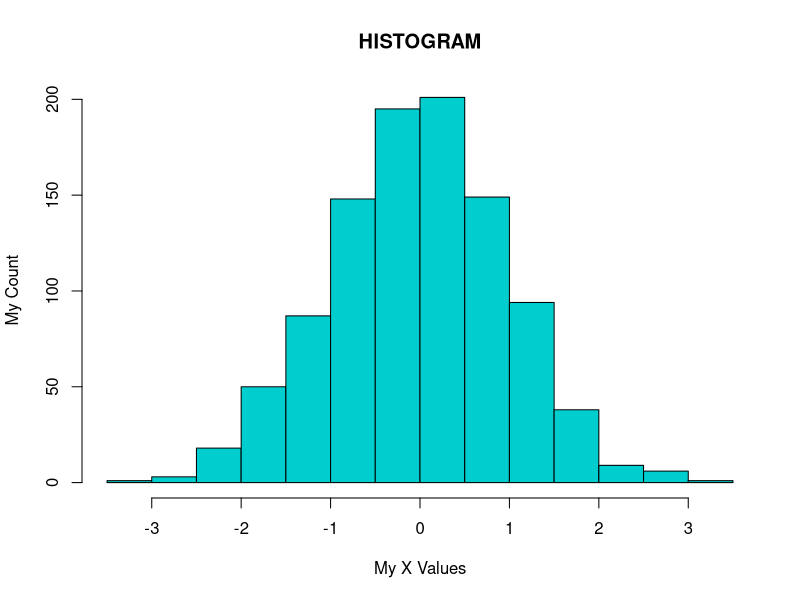
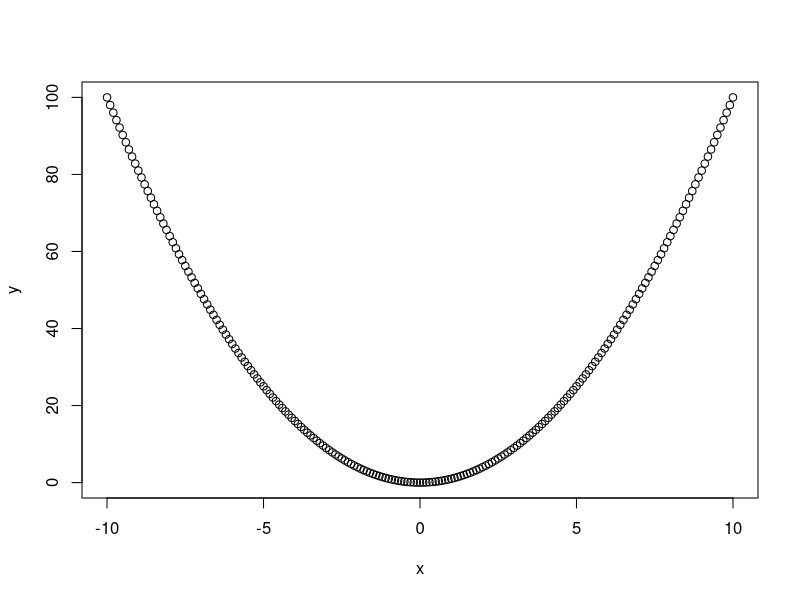
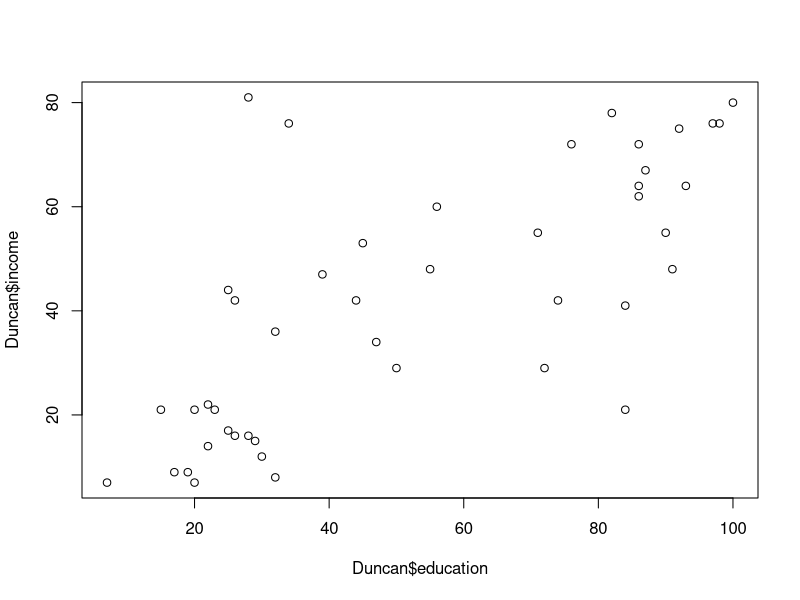
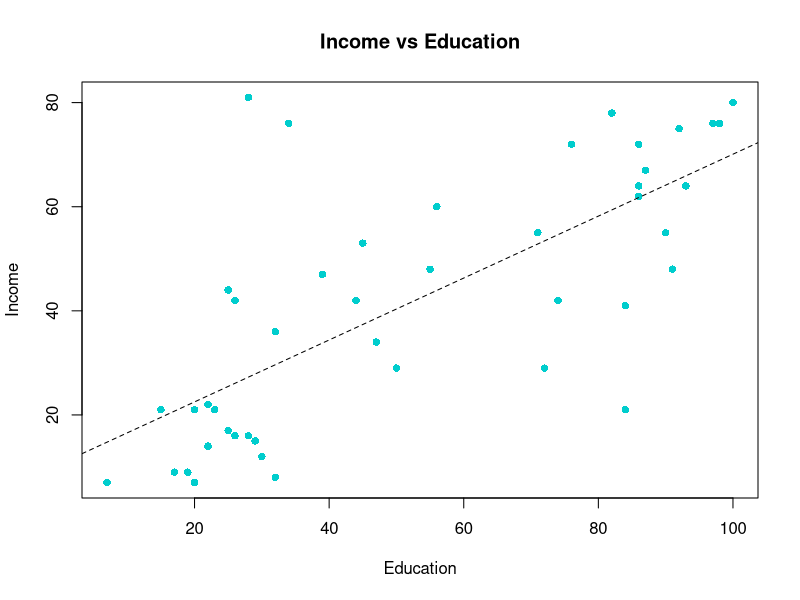

Reproduce these figures in R, in order. (Note: this script raises an error after producing the figures.)
df = data.frame(
  gender=c("M","F","F"),
  height=c("180","160","170"),
  weight=c(75,60,62),
  age=c(40,25,30)
  )

class(df)
is.data.frame(df) #similar to asking a question
is.matrix(df)
df

#choose 1st and 3rd column
dim(df) #dim: row , col
df[,c(1,3)]
df[,c("gender","weight")]
subset(df, gender=="F") #2 equal signs means something equals to something
# == we call it operator
subset(df, gender!="F") #!= is an "not equal to" operator
subset(df, age>=40 & height > 160)
subset(df, age>=40 & height > 160, select=c("weight"))

#How to order and new type of data factor
myvec = c("p","g","g","a","g","p","g","a","g")
# dim (myvec)
# nrow (myvec)
length(myvec)
unique(myvec)
class(myvec)
myvec1 = factor(myvec) #transform character into factor
class(myvec1)
myvec1
myvec1.inc = ordered(myvec1, levels=c("p","a","g"))
myvec1.inc
myvec1.dec = ordered(myvec1, levels=c("g","a","p"))
myvec1.dec


# Missing Value
x = c(1,3,5,2,6,NA)
class(x)
mean(x, na.rm = TRUE) #TRUE also could be written as T "capital T"
miux = (1+3+5+2+6)/5
miux #okay, confirmed that the missing value NA is removed
median (x, na.rm=T)
quantile(x, na.rm=T)
out = summary(x, na.rm=T)
out[2]
is.na(x)
table(x)
x0 = x[-6] #to remove NA. If the location is known
x0
x[!is.na(x)]
!is.na(x)
complete.cases(x)
x[complete.cases(x)]

y = c(1,3,5,2,6,"?") #every character/number inside the double quote considered
# as character
class(y)
y=="?"
y[y=="?"]=NA
y
y0= y[complete.cases(y)] #any cases that are different with this one is not included
class(y)
y1 = as.numeric(y0)
class(y1)

# Generate 1000 random numbers ~N(0,1), store it in xxy
xxy = rnorm(1000,mean=0, sd=1)
hist(xxy, main="HISTOGRAM", col="cyan3",
     xlab="My X Values", ylab="My Count")

# (x,y)
x = seq(-10,10,0.1) #enter the X value, then the y value
y = x^2
plot (x,y)

# Linear Regression
# install.packages("car")
library(car)
data(Duncan)
colnames(Duncan)

# Preliminary data visualization
# we want to know the relation between education (x) to income (y)
plot(Duncan$education, Duncan$income) #income has already been created 
#linear regression model, Y on X

mod1 = lm(Duncan$income~Duncan$education) #Tilda ~ separates y and x  
out = summary(mod1)
out$residuals #we have 45 observations, of course 45 residual
out$coefficients[,3]
out$coefficients[,"t value"]
out$r.squared
out$adj.r.squared
out$fstatistic["value"]

plot(Duncan$education, Duncan$income, 
     main="Income vs Education",
     xlab="Education",
     ylab="Income",
     pch=16, col="cyan3")  #pch: the dot shape, col=color
abline(lm(Duncan$income~Duncan$education), lty=2)
#lty: linetype

#If Statement
balance = 115 #loan balance
employ = "NO"
age = "40"

if ((balance>=50) & (employ=="NO") & (age>=45)) 
  {decision="write-off"
  } else {decision="not write-off"}
decision

x=5
if (x>5){y="x is larger than 5"} else {y="x is not larget than 5"}
y

#Suppose the GPA = 3.79
#Question: GPA>=3.8, then scholarship="YES" else scholarship="NO"
GPA=3.79
if (GPA>=3.80) 
{scholarship="YES"
  } else {scholarship="NO"}
scholarship

#for loop
# i is a name we assign
x = seq(1,10,1)
y = matrix(0,nrow=10,ncol=1) #initiative a container y with 10 rows, 1 column
#data type=matrix
for(i in 1:10){
  y[i]=x[i]^2
}
y
class(y)

# cbind = column bind
# rbind = row bind
x
y
table = cbind(xy)
colnames(table) = c("My X", "My Y")
table

#first need to transpose y (transform from column to row vector)
table2 = rbind(x,t(y)) #t = transpose
rownames(table2) = c("XX", "YY")
table2
